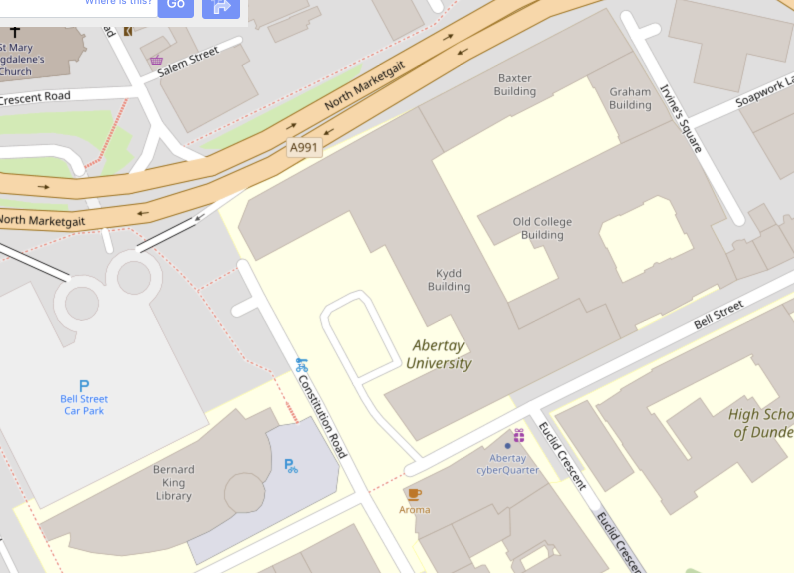
#> input picture testing/diff.png, 1588 x 1146 px (shown at 1/2 size)
$ jupyter execute imageProcessorBuildingsResearch.ipynb
#> lines starting #> are read from the running program, lines starting #| are printed output that depends on the picture; after the words box and inside, x2 and y2 are one past the last pixel; in counts of white or black regions, pixels touching at a corner belong together
[cell 1]
import cv2 as cv
import numpy as np
from matplotlib import pyplot as plt

[cell 2]
def showimage(image):
    # OpenCV opens images as BRG
    img_rgb = cv.cvtColor(image, cv.COLOR_BGR2RGB)
    plt.imshow(img_rgb)

# test 1

[cell 3]
#load image and convert to hsv
img = cv.imread("./testing/diff.png")
#> img is the input picture: shape (1146, 1588, 3); mean B, G, R 213.1, 223.4, 227.7
showimage(img)

[cell 4]
# draw gray box around image to detect edge buildings
h,w = img.shape[:2]
#> h = 1146; w = 1588
cv.rectangle(img,(0,0),(w-1,h-1), (50,50,50),1)
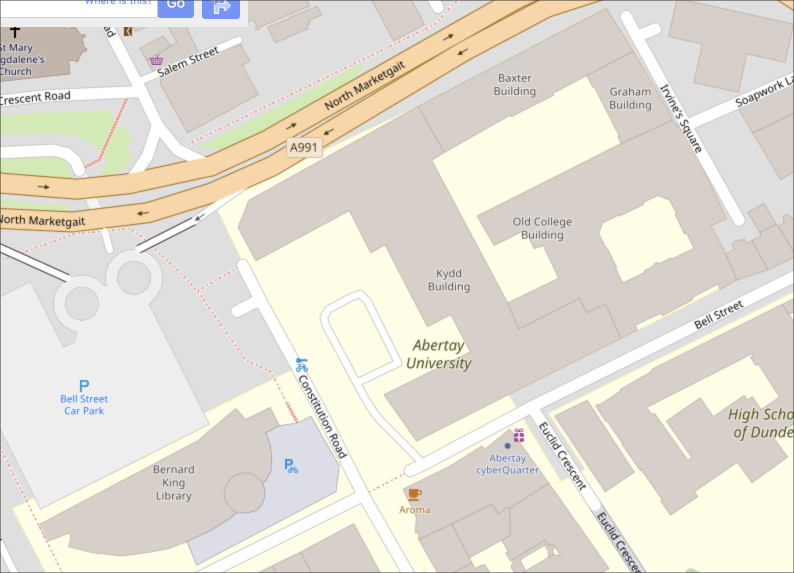
#> img: shape (1146, 1588, 3) (shown at 1/2 size); 0.3% of pixels changed, all inside (x1, y1, x2, y2) = (0, 0, 1588, 1146)
h,w
#> Out = (1146, 1588)
# showimage(img)

[cell 5]
# convert image to HSV
hsv = cv.cvtColor(img, cv.COLOR_BGR2HSV)
#> hsv: shape (1146, 1588, 3); mean H, S, V 17.4, 18.1, 228.2
showimage(hsv)
#> in showimage (call 2), `img_rgb = cv.cvtColor(image, cv.COLOR_BGR2RGB)`: img_rgb: shape (1146, 1588, 3); mean H, S, V 228.2, 18.1, 17.4

[cell 6]
# define color ranges
low_yellow = (0,28,0)
high_yellow = (27,255,255)

low_gray = (0,0,0)
high_gray = (179,255,233)

[cell 7]
# create masks
yellow_mask = cv.inRange(hsv, low_yellow, high_yellow )
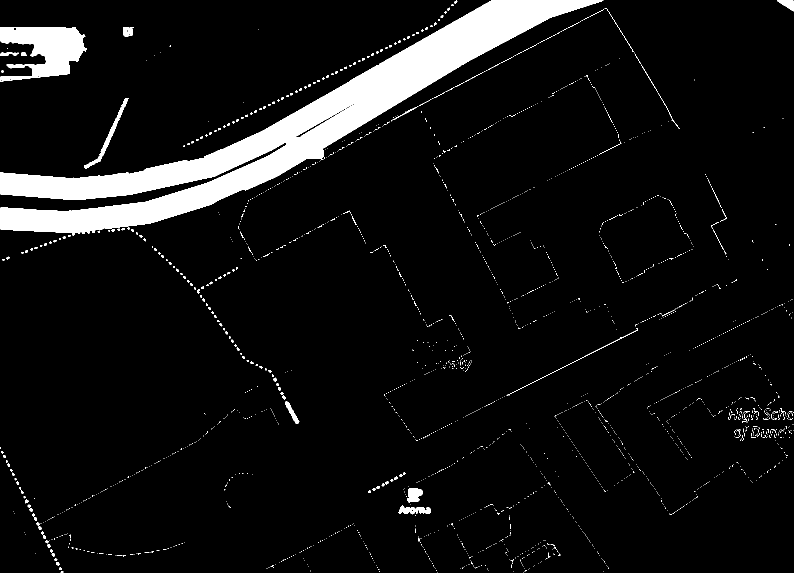
#> yellow_mask: shape (1146, 1588) (shown at 1/2 size); 7.1% white; 2406 white regions (2260 under 20 px), largest, box (x1, y1, x2, y2) and area: (1, 1, 1207, 471) 103063, (1, 54, 174, 164) 11109, (168, 196, 258, 338) 1190
gray_mask = cv.inRange(hsv, low_gray, high_gray)
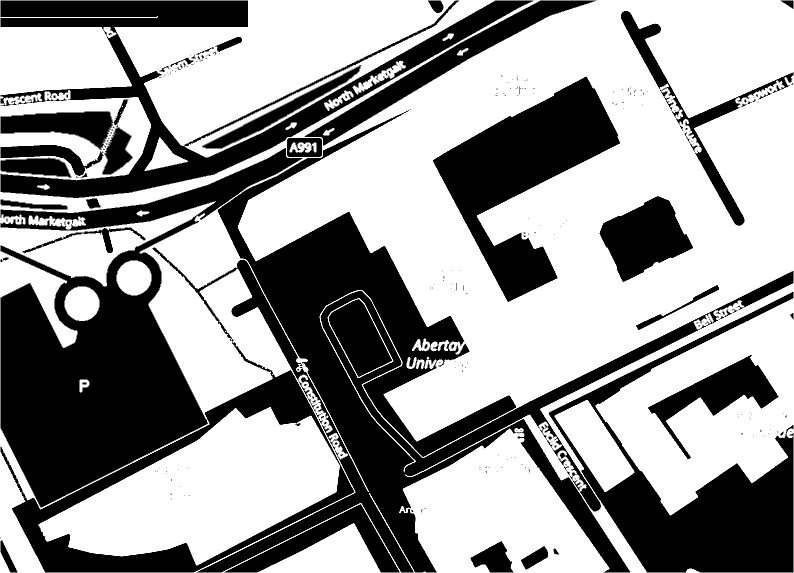
#> gray_mask: shape (1146, 1588) (shown at 1/2 size); 60.3% white; 294 black regions (230 under 20 px), largest, box (x1, y1, x2, y2) and area: (305, 220, 1587, 1145) 187450, (1, 296, 605, 1015) 149935, (1, 1, 1067, 396) 79183

[cell 8]
showimage(yellow_mask)

[cell 9]
showimage(gray_mask)

[cell 10]
# combine masks
combined_mask = cv.bitwise_or(yellow_mask, gray_mask)
#> combined_mask: shape (1146, 1588); 64.9% white; 468 black regions (299 under 20 px), largest, box (x1, y1, x2, y2) and area: (1, 379, 488, 1015) 130819, (435, 224, 1261, 1145) 123754, (1097, 584, 1587, 1145) 74712
kernel = np.ones((3,3), dtype=np.uint8)
combined_mask = cv.morphologyEx(combined_mask, cv.MORPH_DILATE,kernel)
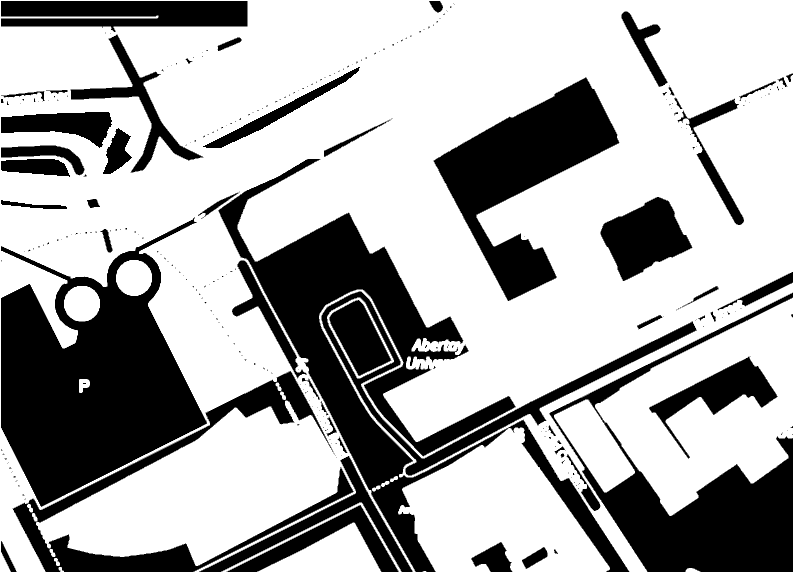
#> combined_mask: shape (1146, 1588) (shown at 1/2 size); 67.8% white; 295 black regions (238 under 20 px), largest, box (x1, y1, x2, y2) and area: (2, 435, 414, 1014) 126099, (437, 318, 1259, 1144) 113766, (1099, 585, 1586, 1144) 70513

[cell 11]
showimage(combined_mask)
#> in showimage (call 5), `img_rgb = cv.cvtColor(image, cv.COLOR_BGR2RGB)`: img_rgb: shape (1146, 1588, 3); 67.8% white; 295 black regions (238 under 20 px)

[cell 12]
# findcontours
contours, hier = cv.findContours(combined_mask,cv.RETR_TREE, cv.CHAIN_APPROX_SIMPLE)
#> contours = 359 contours, 280 with area under 20; largest, box (x1, y1, x2, y2) and area: (0, 0, 1588, 1146) 1817115, (1, 434, 415, 1015) 135865, (436, 317, 1260, 1145) 116771, (1098, 584, 1587, 1145) 85540, (866, 154, 1240, 603) 63455

[cell 13]
# find and draw buildings
for x in range(len(contours)):
        # if a contour has not contours inside of it, draw the shape filled
        c = hier[0][x][2]
        if c == -1:
                cv.drawContours(img,[contours[x]],0,(0,0,255),-1)
#> this loop made 359 passes
#> c on passes 1 to 3: 1, -1, -1
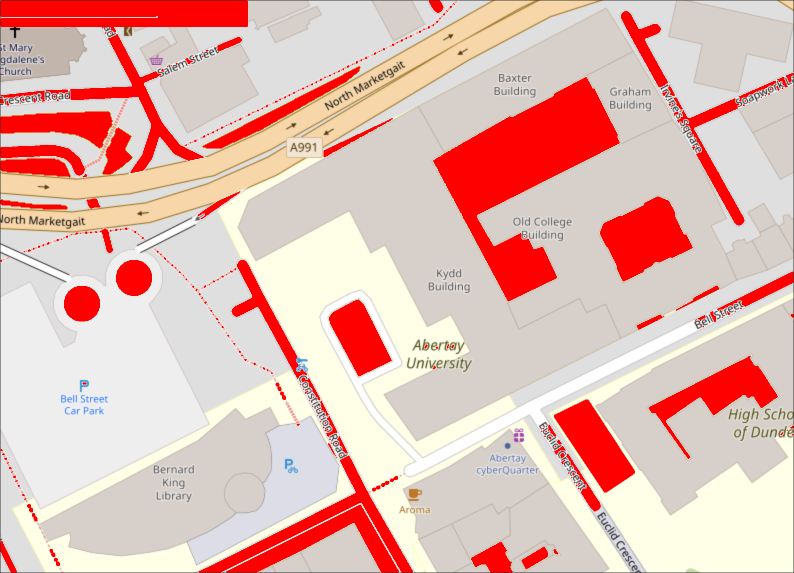
#> img: shape (1146, 1588, 3) (shown at 1/2 size); 14.2% of pixels changed, all inside (x1, y1, x2, y2) = (1, 1, 1587, 1145)

[cell 14]
# draw the outline of all contours
for cnt in contours:
        cv.drawContours(img,[cnt],0,(0,255,0),2)
#> this loop made 359 passes
#> cnt on passes 1, 8, 13: [[0, 0], [0, 1145], [1587, 1145], [1587, 0]], [[50, 997], [51, 996], [52, 997], [51, 998]], [[1155, 968], [1156, 967], [1157, 968], [1156, 969]]
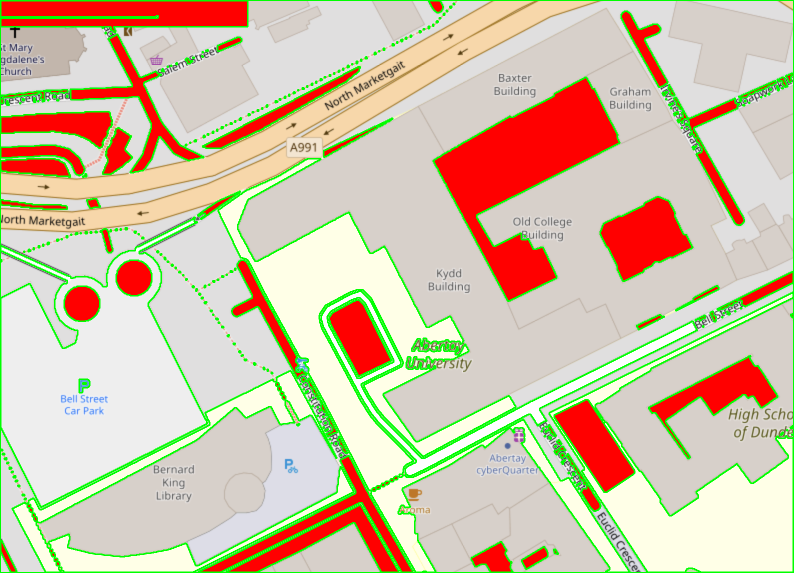
#> img: shape (1146, 1588, 3) (shown at 1/2 size); 7.5% of pixels changed, all inside (x1, y1, x2, y2) = (0, 0, 1588, 1146)

[cell 15]
# display results
showimage(img)

# Test 2

[cell 16]
img2 = cv.imread("./testing/diff.png")

[cell 17]
# gray scale
gray = cv.cvtColor(img2, cv.COLOR_BGR2GRAY)
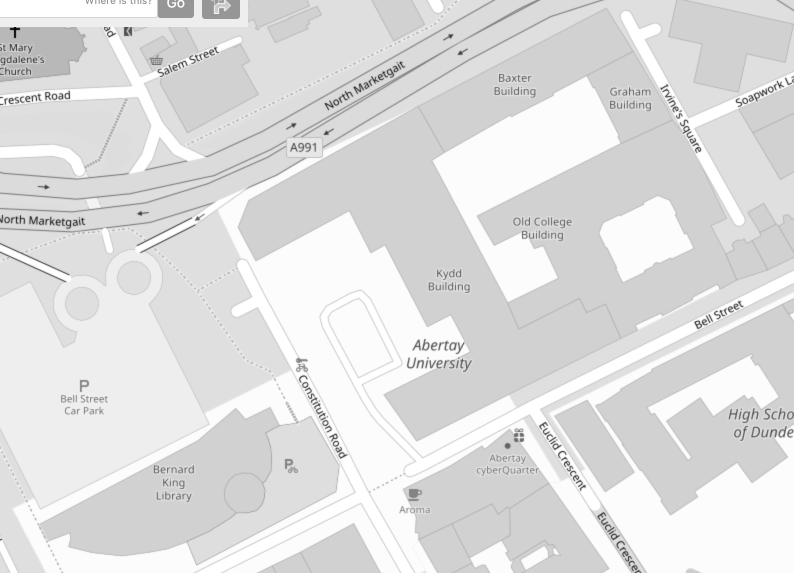
#> gray: shape (1146, 1588) (shown at 1/2 size); min 0, max 255, mean 223.2
showimage(gray)

[cell 18]
# gaussian blur
blurred = cv.GaussianBlur(gray, (3, 3), 0)
showimage(blurred)

[cell 19]
# threshold
thresh = cv.threshold(blurred, 240 ,255, cv.THRESH_BINARY_INV)[1]
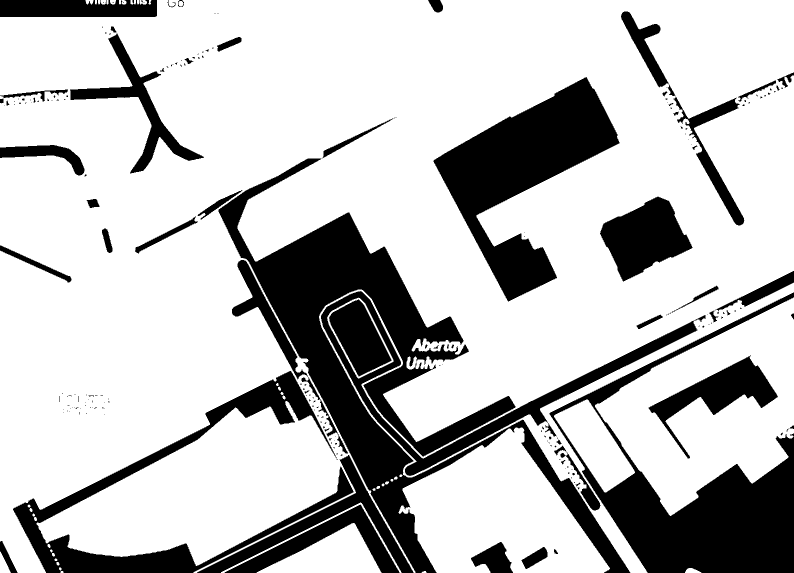
#> thresh: shape (1146, 1588) (shown at 1/2 size); 75.5% white; 221 black regions (158 under 20 px), largest, box (x1, y1, x2, y2) and area: (437, 317, 1261, 1146) 117689, (1099, 585, 1588, 1146) 72773, (867, 154, 1239, 603) 63565
# canny edge detection
canny = cv.Canny(thresh, 50, 255, 1)
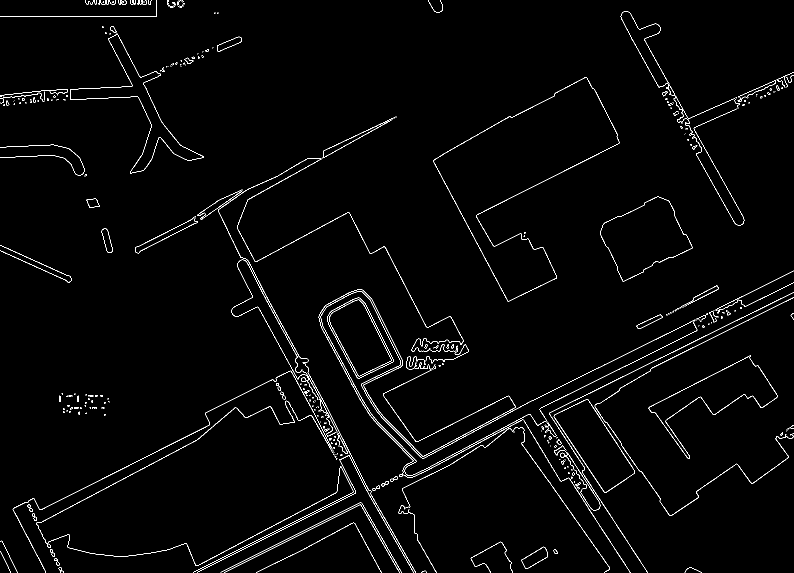
#> canny: shape (1146, 1588) (shown at 1/2 size); 1.7% white in thin lines or dots
showimage(canny)
#> in showimage (call 9), `img_rgb = cv.cvtColor(image, cv.COLOR_BGR2RGB)`: img_rgb: shape (1146, 1588, 3); 1.7% white in thin lines or dots

[cell 20]
# find contours
cnts = cv.findContours(canny, cv.RETR_TREE, cv.CHAIN_APPROX_SIMPLE)
#> cnts = 528 contours, 431 with area under 20; largest, box (x1, y1, x2, y2) and area: (866, 154, 1239, 603) 63628, (866, 154, 1239, 603) 63467, (1200, 393, 1385, 563) 17834, (1200, 393, 1385, 563) 17788, (1107, 798, 1270, 985) 13624
cnts = cnts[0] if len(cnts) == 2 else cnts[1]

for c in cnts:
    cv.drawContours(img2,[c], 0, (36,255,12), 2)
#> this loop made 528 passes
#> c on passes 39, 53, 54: [[1148, 963], [1148, 965], [1148, 964], [1149, 963]], [[1129, 935], [1129, 937], [1131, 937], [1131, 935]], [[1129, 936], [1130, 935], [1131, 936], [1130, 937]]
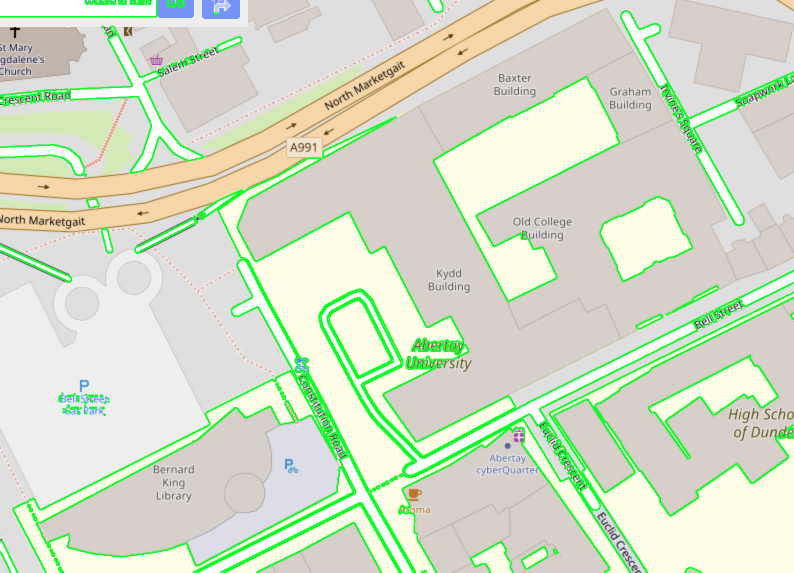
#> img2: shape (1146, 1588, 3) (shown at 1/2 size); 6.04% of pixels changed, all inside (x1, y1, x2, y2) = (0, 0, 1588, 1146)

[cell 21]
showimage(img2)
